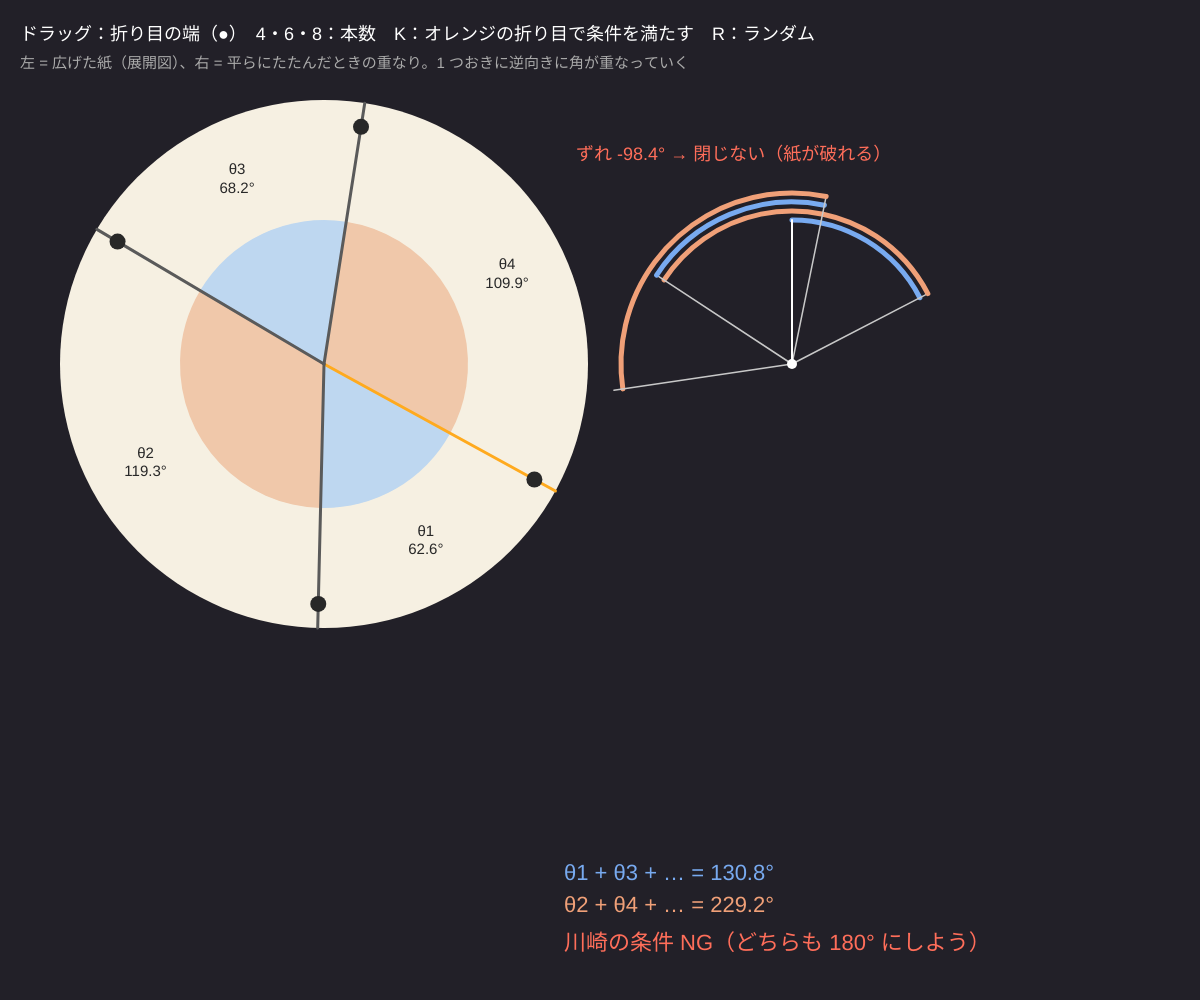
Frame 1 (no input)
Frame 60 (no input): identical to frame 1, image omitted
Frame 120 (the mouse pressed at the canvas centre since frame 60): identical to frame 1, image omitted

The p5.js sketch that drew this single still picture (run headless with seeded random() and noise() and a simulated clock; from frame 60 on, the mouse is pressed at the canvas centre):

// p5.js sketch
// ── sketch.js
// ============================================
// 07 川崎の定理
// 1 つの頂点に集まる折り目が平らにたためるのは、間の角を 1 つおきに足すと 180° になるとき
//   θ1 − θ2 + θ3 − θ4 + … = 0 ⇔ θ1 + θ3 + … = θ2 + θ4 + … = 180°
// ドラッグ = 折り目の端（●）を動かす / 4・6・8 = 折り目の本数 / K = 最後に動かした折り目で条件を満たす / R = ランダム
// ============================================

let angs = [];            // 折り目の角度（ラジアン、小さい順）
let dragI = -1, lastI = 0;
let cx, cy, R;
let gapPx = 9;            // ★ 右の「たたんだ図」で層をずらす幅

function setup() {
  createCanvas(windowWidth, windowHeight);
  R = min(width * 0.2, (height - 150) / 2.3);
  cx = width * 0.27; cy = 100 + R * 1.1;
  randomize(4);
}
function randomize(n) {
  angs = [];
  for (let i = 0; i < n; i++) angs.push((i + random(-0.3, 0.3)) * TWO_PI / n + 0.3);
  angs = angs.map((a) => (a + TWO_PI) % TWO_PI).sort((p, q) => p - q);
}
// 間の角 θ_i（折り目 i から i+1 まで）
function sectors() { return angs.map((a, i) => (i + 1 < angs.length ? angs[i + 1] : angs[0] + TWO_PI) - a); }
function altSum(th) { return th.reduce((s, t, i) => s + (i % 2 ? -t : t), 0); }

function draw() {
  background(34, 32, 40);
  let th = sectors(), S = altSum(th);
  let ok = abs(degrees(S)) < 0.5;
  if (dragI >= 0) {
    let a = atan2(mouseY - cy, mouseX - cx);
    let n = angs.length, lo = dragI > 0 ? angs[dragI - 1] : angs[n - 1] - TWO_PI, hi = dragI < n - 1 ? angs[dragI + 1] : angs[0] + TWO_PI;
    while (a < lo) a += TWO_PI;
    while (a > hi) a -= TWO_PI;
    angs[dragI] = constrain(a, lo + 0.04, hi - 0.04);
    resortCreases();
  }

  // 左：展開図（紙と折り目）
  noStroke(); fill(246, 240, 226); circle(cx, cy, R * 2.2);
  th.forEach((t, i) => {
    fill(i % 2 ? color(240, 200, 170) : color(190, 215, 240));
    arc(cx, cy, R * 1.2, R * 1.2, angs[i], angs[i] + t, PIE);
    let am = angs[i] + t / 2;
    fill(40); textSize(15); textAlign(CENTER, CENTER);
    text('θ' + (i + 1) + '\n' + nf(degrees(t), 1, 1) + '°', cx + cos(am) * R * 0.85, cy + sin(am) * R * 0.85);
  });
  textAlign(LEFT, BASELINE);
  angs.forEach((a, i) => {
    stroke(i === lastI ? color(255, 170, 30) : color(90)); strokeWeight(3);
    line(cx, cy, cx + cos(a) * R * 1.1, cy + sin(a) * R * 1.1);
    noStroke(); fill(i === dragI ? color(255, 170, 30) : color(40)); circle(cx + cos(a) * R * 1.0, cy + sin(a) * R * 1.0, 16);
  });

  // 右：たたんだ図。区切りごとに向きを反転しながら角を足す（φ = θ1 − θ2 + θ3 − …）
  let fx = width * 0.66, fy = cy;
  let phi = -HALF_PI;
  noFill();
  for (let i = 0; i < th.length; i++) {
    let dir = i % 2 ? -1 : 1, r0 = R * 0.6 + i * gapPx;
    let a0 = phi, a1 = phi + dir * th[i];
    stroke(i % 2 ? color(240, 160, 120) : color(120, 170, 240)); strokeWeight(5);
    arc(fx, fy, r0 * 2, r0 * 2, min(a0, a1), max(a0, a1));
    stroke(200); strokeWeight(1.5);
    line(fx, fy, fx + cos(a1) * (r0 + gapPx), fy + sin(a1) * (r0 + gapPx));
    phi = a1;
  }
  stroke(255); strokeWeight(2); line(fx, fy, fx + cos(-HALF_PI) * R * 0.6, fy + sin(-HALF_PI) * R * 0.6);
  noStroke(); fill(255); circle(fx, fy, 10);
  let gap = degrees(S);
  fill(ok ? color(80, 220, 140) : color(255, 110, 90)); textSize(18);
  text(ok ? '最後の層が出発点にもどった → 閉じる！' : 'ずれ ' + nf(gap, 1, 1) + '° → 閉じない（紙が破れる）', fx - R * 0.9, fy - R * 0.6 - 60);

  // パネル
  let odd = 0, even = 0;
  th.forEach((t, i) => { if (i % 2) even += t; else odd += t; });
  noStroke(); fill(255); textSize(18);
  text('ドラッグ：折り目の端（●）　4・6・8：本数　K：オレンジの折り目で条件を満たす　R：ランダム', 20, 40);
  fill(170); textSize(15);
  text('左 = 広げた紙（展開図）、右 = 平らにたたんだときの重なり。1 つおきに逆向きに角が重なっていく', 20, 68);
  let tx = width * 0.47, y = height - 120;
  textSize(22);
  fill(120, 170, 240); text('θ1 + θ3 + … = ' + nf(degrees(odd), 1, 1) + '°', tx, y);
  fill(240, 160, 120); text('θ2 + θ4 + … = ' + nf(degrees(even), 1, 1) + '°', tx, y + 32);
  fill(ok ? color(80, 220, 140) : color(255, 110, 90));
  text(ok ? '川崎の条件 OK' : '川崎の条件 NG（どちらも 180° にしよう）', tx, y + 70);
}

function resortCreases() {
  let moved = angs[dragI];
  angs = angs.map((a) => (a + TWO_PI) % TWO_PI);
  let order = angs.map((a, i) => i).sort((p, q) => angs[p] - angs[q]);
  angs = order.map((i) => angs[i]);
  dragI = angs.indexOf((moved + TWO_PI) % TWO_PI);
  lastI = dragI;
}

// ★ K：折り目 j を δ 動かすと θ_{j-1} が +δ、θ_j が −δ → 交互和は 2δ だけ変わる
function fixKawasaki() {
  let j = lastI, S = altSum(sectors());
  let sign = ((j - 1 + angs.length) % angs.length) % 2 ? -1 : 1;
  let d = -S / (2 * sign);
  let n = angs.length, lo = j > 0 ? angs[j - 1] : angs[n - 1] - TWO_PI, hi = j < n - 1 ? angs[j + 1] : angs[0] + TWO_PI;
  let a = angs[j] + d;
  if (a > lo + 0.01 && a < hi - 0.01) { angs[j] = a; dragI = j; resortCreases(); dragI = -1; }
}

function mousePressed() {
  dragI = -1;
  angs.forEach((a, i) => { if (dist(mouseX, mouseY, cx + cos(a) * R, cy + sin(a) * R) < 22) dragI = i; });
  if (dragI >= 0) lastI = dragI;
}
function mouseReleased() { dragI = -1; }
function keyPressed() {
  if (key === '4' || key === '6' || key === '8') { randomize(int(key)); lastI = 0; }
  if (key === 'r' || key === 'R') randomize(angs.length);
  if (key === 'k' || key === 'K') fixKawasaki();
}

// ---------- やってみよう ----------
// 1. 4 本の折り目で、θ1 + θ3 = 180° にしたまま θ1 だけを変えてみよう。どんな形でもたためる？
// 2. 右の図の「ずれ」が 0 になる瞬間を、ドラッグだけでつくってみよう
// 3. 6 本・8 本にして K を押す。どの折り目を動かしても直せる？
// 4. 06 の前川の定理（山と谷の数）と川崎の定理（角度）。両方そろっても、まだたためない例がある（大・小・大の補題を調べよう）
